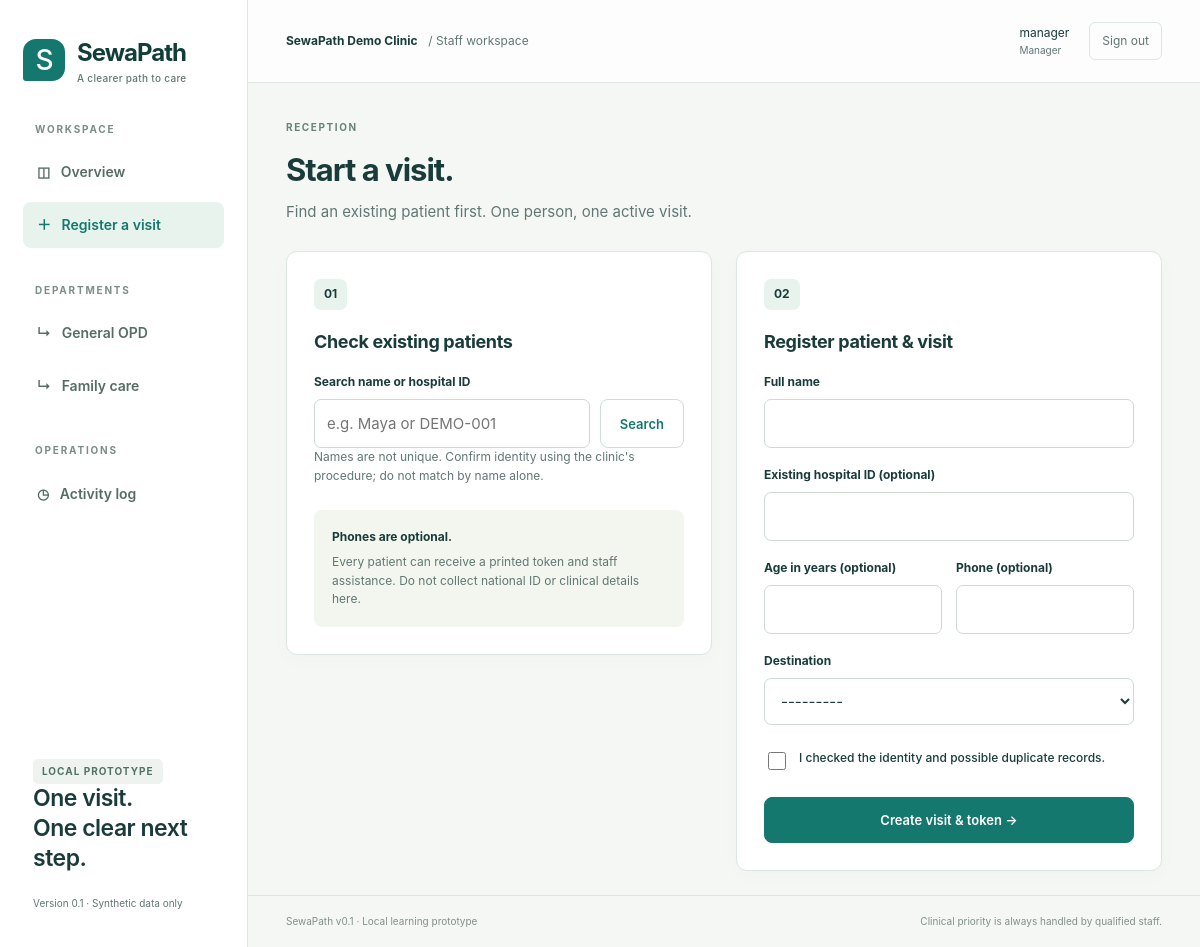
The page /register/ (signed in) on the database its author committed.
### flow/models.py (models this page shows)
class Department(models.Model):
    name = models.CharField(max_length=100)
    slug = models.SlugField(unique=True)
    prefix = models.CharField(max_length=5, unique=True)
    location = models.CharField(max_length=120)
    is_open = models.BooleanField(default=True)
    def __str__(self):
        return self.name

class StaffProfile(models.Model):
    ROLES = [('manager', 'Manager'), ('reception', 'Reception'), ('operator', 'OPD operator')]
    user = models.OneToOneField(settings.AUTH_USER_MODEL, on_delete=models.CASCADE, related_name='profile')
    role = models.CharField(max_length=20, choices=ROLES)
    department = models.ForeignKey(Department, null=True, blank=True, on_delete=models.PROTECT)

### flow/views.py (the view, shortened to what this page needs)
# urls.py: path('register/', views.register, name='register'),
@staff_view
def register(request):
    require_role(request.user, 'manager', 'reception')
    query = request.GET.get('q', '').strip()[:120]
    results = Patient.objects.none()
    if query:
        results = Patient.objects.filter(Q(name__icontains=query) | Q(hospital_id__icontains=query))[:20]
    selected = None
    if request.GET.get('patient'):
        try:
            selected = get_object_or_404(Patient, pk=uuid.UUID(request.GET['patient']))
        except ValueError:
            return HttpResponse('Invalid patient reference', status=400)
    initial = {'existing_patient': selected} if selected else {}
    form = RegistrationForm(request.POST or None, initial=initial)
    if form.is_bound:
        selected = form.cleaned_data.get('existing_patient')
    return render(request, 'flow/register.html', {'form': form, 'query': query, 'results': results, 'selected': selected})

### flow/forms.py (shortened to what this page needs)
class RegistrationForm(forms.Form):
    request_key = forms.UUIDField(widget=forms.HiddenInput)
    existing_patient = forms.ModelChoiceField(queryset=Patient.objects.all(), required=False, widget=forms.HiddenInput)
    name = forms.CharField(label='Full name', max_length=120, required=False)
    hospital_id = forms.CharField(label='Existing hospital ID (optional)', max_length=40, required=False)
    age = forms.IntegerField(label='Age in years (optional)', min_value=0, max_value=125, required=False)
    phone = forms.CharField(label='Phone (optional)', max_length=25, required=False)
    department = forms.ModelChoiceField(queryset=Department.objects.filter(is_open=True))
    confirmed = forms.BooleanField(label='I checked the identity and possible duplicate records.')
    def __init__(self, *args, **kwargs):
        super().__init__(*args, **kwargs)
        self.fields['request_key'].initial = uuid.uuid4

### flow/access.py (called while the page is built)
def profile(user):
    try:
        return user.profile
    except StaffProfile.DoesNotExist:
        raise PermissionDenied('Your account needs a SewaPath staff role.')

def require_role(user, *roles):
    if profile(user).role not in roles:
        raise PermissionDenied('This action is not included in your staff role.')

def staff_view(fn):
    @login_required
    @wraps(fn)
    def wrapped(request, *args, **kwargs):
        profile(request.user)
        return fn(request, *args, **kwargs)
    return wrapped

### flow/context.py (called while the page is built)
def navigation(request):
    if request.user.is_authenticated:
        p = getattr(request.user, 'profile', None)
        departments = Department.objects.all()
        if p and p.role == 'operator':
            departments = departments.filter(pk=p.department_id)
        return {'nav_departments': departments, 'staff_profile': p}
    return {}

### templates/flow/register.html (shortened to what this page needs)
{% extends 'base.html' %}{% block title %}Register a visit · SewaPath{% endblock %}{% block content %}
<div class="page-heading"><div><p class="eyebrow">RECEPTION</p><h1>Start a visit.</h1><p class="muted">Find an existing patient first. One person, one active visit.</p></div></div><div class="two-col"><section class="panel padded"><span class="step-number">01</span><h2>Check existing patients</h2><form method="get" class="search-form"><label for="patient-search">Search name or hospital ID</label><div class="search-row"><input id="patient-search" name="q" value="{{ query }}" maxlength="120" placeholder="e.g. Maya or DEMO-001"><button class="button secondary" type="submit">Search</button></div></form><p class="tiny muted">Names are not unique. Confirm identity using the clinic's procedure; do not match by name alone.</p><div class="hint"><b>Phones are optional.</b><p>Every patient can receive a printed token and staff assistance. Do not collect national ID or clinical details here.</p></div></section>
<section class="panel padded"><span class="step-number">02</span><h2>{% if selected %}New visit for {{ selected.name }}{% else %}Register patient & visit{% endif %}</h2><form method="post">{% if not selected %}<label for="{{ form.name.id_for_label }}">{{ form.name.label }}</label>{{ form.name }}<label for="{{ form.hospital_id.id_for_label }}">{{ form.hospital_id.label }}</label>{{ form.hospital_id }}<div class="field-row"><div><label for="{{ form.age.id_for_label }}">{{ form.age.label }}</label>{{ form.age }}</div><div><label for="{{ form.phone.id_for_label }}">{{ form.phone.label }}</label>{{ form.phone }}</div></div>{% endif %}<label for="{{ form.department.id_for_label }}">Destination</label>{{ form.department }}<label class="check-label">{{ form.confirmed }} <span>{{ form.confirmed.label }}</span></label><button type="submit" class="button wide">Create visit & token →</button></form></section></div>{% endblock %}

### templates/base.html (shortened to what this page needs)
{% load static %}<!doctype html>
<html lang="en"><head><link rel="stylesheet" href="{% static 'app.css' %}"></head>
<body><a class="skip" href="#main">Skip to content</a>
{% block shell %}
<aside class="sidebar"><a class="brand" href="{% url 'dashboard' %}"><span class="brand-mark">S</span><span>SewaPath<small>A clearer path to care</small></span></a>
<p class="nav-label">WORKSPACE</p><nav aria-label="Main navigation"><a href="{% url 'dashboard' %}" {% if request.resolver_match.url_name == 'dashboard' %}aria-current="page"{% endif %}>◫ &nbsp; Overview</a>
{% if staff_profile.role != 'operator' %}<a href="{% url 'register' %}" {% if request.resolver_match.url_name == 'register' %}aria-current="page"{% endif %}>＋ &nbsp; Register a visit</a>{% endif %}
<p class="nav-label">DEPARTMENTS</p>{% for d in nav_departments %}<a href="{% url 'queue' d.slug %}" {% if department == d %}aria-current="page"{% endif %}>↳ &nbsp; {{ d.name }}</a>{% endfor %}
{% if staff_profile.role == 'manager' %}<p class="nav-label">OPERATIONS</p><a href="{% url 'activity' %}">◷ &nbsp; Activity log</a>{% endif %}</nav>
<div class="sidebar-foot"><span class="pill">LOCAL PROTOTYPE</span><p>One visit.<br>One clear next step.</p><small>Version 0.1 · Synthetic data only</small></div></aside>
<div class="workspace"><header class="topbar"><span class="site-name">SewaPath Demo Clinic <span class="muted">/ Staff workspace</span></span><div class="account"><span>{{ request.user.get_full_name|default:request.user.username }} <small>{{ staff_profile.get_role_display }}</small></span><form action="{% url 'logout' %}" method="post">{% csrf_token %}<button class="quiet" type="submit">Sign out</button></form></div></header>
<main id="main" class="main">{% block content %}{% endblock %}</main><footer class="footer">SewaPath v0.1 · Local learning prototype <span>Clinical priority is always handled by qualified staff.</span></footer></div>
{% endblock %}</body></html>

### static/app.css (style rules this page uses)
:root { --ink:#193c3a;--muted:#617774;--teal:#14786e;--deep:#123e39;--mint:#e8f3ee;--line:#dce6e2;--paper:#f5f7f4;--white:#fff;--orange:#c97439;--shadow:0 5px 22px #193c3a05 }
* { box-sizing:border-box }
body { margin:0;color:var(--ink);font-family:Inter,"Segoe UI",Arial,sans-serif;background:var(--paper);font-size:15px;line-height:1.55 }
a { color:var(--teal);text-decoration:none }
button,input,select { font:inherit }
button,a,input,select,summary { outline-offset:4px }
button { cursor:pointer }
.sidebar { width:248px;position:fixed;inset:0 auto 0 0;background:#fff;border-right:1px solid var(--line);padding:34px 23px;display:flex;flex-direction:column }
.brand { display:flex;align-items:center;gap:12px;color:var(--deep);font-size:24px;font-weight:750;letter-spacing:-1px }
.brand small { display:block;font-size:10px;font-weight:500;letter-spacing:.3px;color:var(--muted) }
.brand-mark { width:42px;height:42px;background:var(--teal);border-radius:13px 13px 13px 3px;display:grid;place-items:center;color:#fff;font-size:28px;font-weight:500 }
.nav-label { font-size:10px;letter-spacing:1.8px;color:#7b8d87;margin:35px 12px 12px;font-weight:700 }
nav a { display:block;padding:12px 14px;margin-bottom:7px;color:#556d66;font-weight:600;font-size:14px;border-radius:8px }
nav a:hover,nav a[aria-current=page] { background:var(--mint);color:var(--teal);text-decoration:none }
.sidebar-foot { margin-top:auto;padding:24px 10px 0 }
.sidebar-foot p { font-size:23px;line-height:1.3;font-weight:600;letter-spacing:-.5px }
.sidebar-foot small { font-size:10px;color:var(--muted) }
.pill { display:inline-block;font-size:10px;letter-spacing:1px;font-weight:700;padding:5px 9px;border-radius:5px;background:#eef3ef;color:#527267 }
.workspace { margin-left:248px }
.topbar { height:83px;border-bottom:1px solid var(--line);display:flex;align-items:center;justify-content:space-between;padding:0 38px;background:#ffffffbd;gap:16px }
.site-name { font-size:12px;font-weight:700 }
.site-name .muted { font-weight:400;margin-left:8px }
.account { display:flex;align-items:center;gap:20px;font-size:12px }
.account small { display:block;color:var(--muted);font-size:10px }
.quiet { background:transparent;border:1px solid var(--line);border-radius:6px;padding:9px 12px;color:var(--muted) }
.main { max-width:1550px;margin:auto;padding:37px 38px 24px;min-height:calc(100vh - 145px) }
h1,h2,h3,p { margin-top:0 }
h1 { font-size:31px;line-height:1.2;letter-spacing:-1px;font-weight:650;margin-bottom:12px }
h2 { font-size:18px;letter-spacing:-.35px;font-weight:650;margin-bottom:15px }
p { margin-bottom:16px }
.eyebrow { font-size:10px;color:#66837a;font-weight:700;letter-spacing:1.6px;margin-bottom:15px }
.muted { color:var(--muted) }
.tiny { font-size:12px }
.page-heading { display:flex;justify-content:space-between;align-items:center;gap:24px;margin-bottom:28px }
.page-heading p:last-child { margin-bottom:0 }
.button { display:inline-flex;align-items:center;justify-content:center;gap:13px;background:var(--teal);color:white;border:1px solid var(--teal);border-radius:8px;padding:12px 19px;min-height:46px;font-weight:600;font-size:13px;text-decoration:none;white-space:normal }
.button.secondary { background:white;color:var(--teal);border-color:#cddfd6 }
.wide { width:100% }
.panel { background:white;border:1px solid var(--line);border-radius:11px;box-shadow:var(--shadow) }
.padded { padding:27px }
.footer { border-top:1px solid var(--line);padding:18px 38px;display:flex;justify-content:space-between;gap:16px;font-size:10px;color:#819187 }
.two-col { display:grid;grid-template-columns:minmax(0,1fr) minmax(0,1fr);gap:24px;align-items:start }
.step-number { display:inline-block;background:var(--mint);padding:6px 10px;border-radius:7px;font-size:12px;font-weight:bold;margin-bottom:18px }
label { display:block;font-size:12px;font-weight:650;margin:18px 0 7px }
input:not([type=checkbox]),select { width:100%;padding:12px;border:1px solid #cddbd3;border-radius:7px;background:#fff;color:var(--ink);min-height:46px }
input[type=checkbox] { width:18px;height:18px;accent-color:var(--teal);flex-shrink:0 }
.check-label { display:flex;align-items:flex-start;gap:10px;font-size:12px;margin:24px 0;font-weight:500 }
.field-row { display:grid;grid-template-columns:1fr 1fr;gap:14px }
.search-row { display:flex;gap:10px }
.hint { background:#f3f6ef;padding:18px;border-radius:8px;margin-top:25px;font-size:12px }
.hint p { margin:6px 0 0;color:var(--muted) }

### rows shown on the page
Department: name "General OPD"
Department: name "Family care"
StaffProfile: role "Manager"

### other values the page prints
{{ request.user.get_full_name|default:request.user.username }} "manager"
